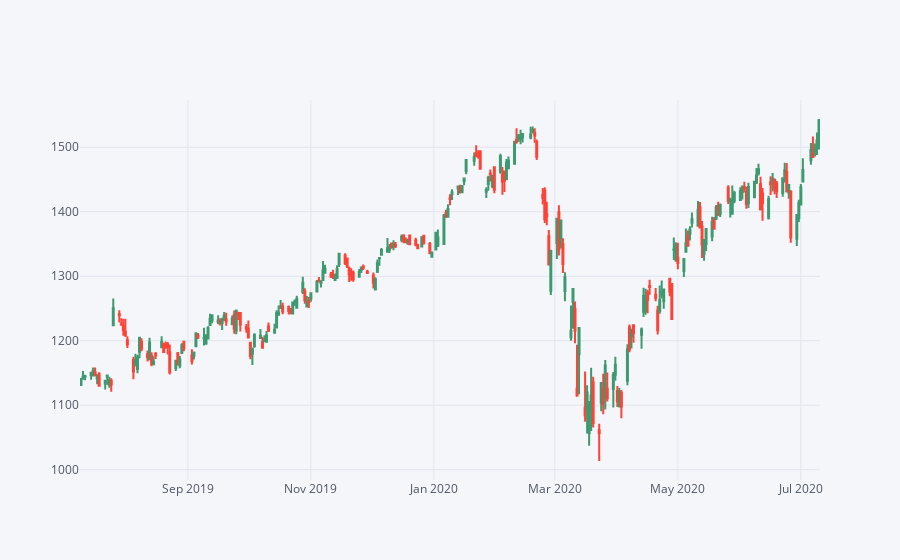

The notebook cell saved with this chart:
### Code cell
df0 = df[['Open','High','Low','Close']].loc['2019-07-10':'2020-07-10']
df0.iplot(kind='candle')

### Figure 1 — Plotly figure (JSON) as saved in the notebook; plotly's stock layout.template omitted (floating-point values rounded to 4 significant figures; data arrays with more than 128 entries replaced by an {"elided": "..."} marker saying what was removed)
{"data": [{"close": {"elided": "254 float values"}, "high": {"elided": "254 float values"}, "low": {"elided": "254 float values"}, "open": {"elided": "254 float values"}, "showlegend": false, "type": "candlestick", "x": {"elided": "254 str values"}, "yaxis": "y2"}], "layout": {"legend": {"bgcolor": "#F5F6F9", "font": {"color": "#4D5663"}}, "paper_bgcolor": "#F5F6F9", "plot_bgcolor": "#F5F6F9", "title": {"font": {"color": "#4D5663"}}, "xaxis": {"gridcolor": "#E1E5ED", "rangeslider": {"visible": false}, "showgrid": true, "tickfont": {"color": "#4D5663"}, "title": {"font": {"color": "#4D5663"}, "text": ""}, "zerolinecolor": "#E1E5ED"}, "yaxis": {"gridcolor": "#E1E5ED", "showgrid": true, "showticklabels": false, "tickfont": {"color": "#4D5663"}, "title": {"font": {"color": "#4D5663"}, "text": ""}, "zerolinecolor": "#E1E5ED"}, "yaxis2": {"gridcolor": "#E1E5ED", "showgrid": true, "tickfont": {"color": "#4D5663"}, "title": {"font": {"color": "#4D5663"}, "text": ""}, "zerolinecolor": "#E1E5ED"}}}
